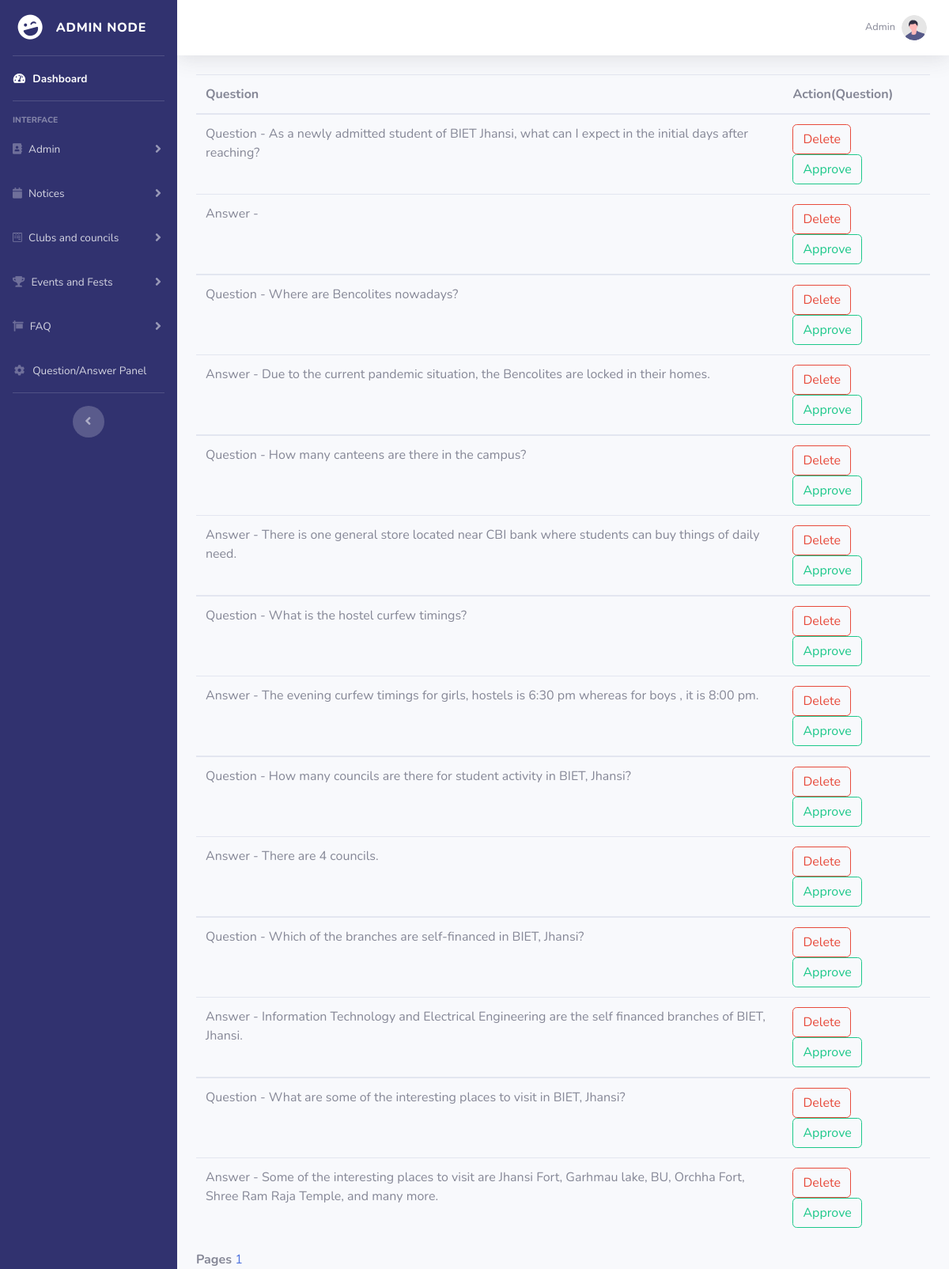
/ques_ans.php (signed in), run on the app's committed database.
### tables this page shows
CREATE TABLE `q_and_a` (
  `id` int(5) NOT NULL,
  `question` varchar(2000) NOT NULL,
  `ques_approved` tinyint(1) DEFAULT NULL,
  `ques_answered` tinyint(1) NOT NULL,
  `answer` varchar(10000) NOT NULL,
  `ans_approved` tinyint(1) DEFAULT NULL,
  `ans_by` varchar(100) NOT NULL
);

### ques_ans.php (the view, shortened to what this page needs)
<!DOCTYPE html>
<html lang="en" dir="ltr">
<head>
  <link href="vendor/fontawesome-free/css/all.min.css" rel="stylesheet" type="text/css">
  <link href="css/sb-admin-2.min.css" rel="stylesheet">
</head>
<body id="page-top">
  <div id="wrapper">
    <?php
    include 'include/sidebar.php'
    ?>
    <div id="content-wrapper" class="d-flex flex-column">
      <div id="content">
        <?php
        include 'include/topbar.php'
        ?>
        <div class="container-fluid">
          <?php
          $con = mysqli_connect("localhost", "root", "");
          mysqli_select_db($con, "campus_cauldron");
          if (isset($_GET["page"])) {
            $page = $_GET["page"];
          } else {
            $page = 1;
          };
          $start_from = ($page - 1) * 20;
          $sql = "select * from q_and_a  ORDER BY id DESC LIMIT $start_from, 20";
          $rs_result = mysqli_query($con, $sql);
          ?>
          <table class="table">
            <thead>
              <tr>
                <th width="80">Question</th>
                <th width="20%">Action(Question)</th>
              </tr>
            </thead>
            <?php
            while ($row = mysqli_fetch_assoc($rs_result)) {
            ?>
              <tbody>
                <tr>
                  <td> <?php
                        echo "Question " . "- " . " ";
                        echo $row["question"]; ?> </td>
                  <td><a class="btn btn-outline-danger" href='ques_delete.php?key1=<?php echo $row["id"]; ?>'>Delete</a>
                    <a class="btn btn-outline-success" href='ques_approve.php?key1=<?php echo $row["id"]; ?>'>Approve</a>
                  </td>
                </tr>
                <tr>
                  <td><?php
                      echo "Answer " . "- " . " ";
                      echo $row["answer"]; ?></td>
                  <td><a class="btn btn-outline-danger" href='ans_delete.php?key1=<?php echo $row["id"]; ?>'>Delete</a>
                    <a class="btn btn-outline-success" href='ans_approve.php?key1=<?php echo $row["id"]; ?>'>Approve</a>
                  </td>
                </tr>
              </tbody>
            <?php
            };
            ?>
          </table>
          <strong>Pages </strong>
          <?php
          $sql = "SELECT COUNT(question) FROM q_and_a";
          $rs_result = mysqli_query($con, $sql);
          $row = mysqli_fetch_row($rs_result);
          $total_records = $row[0];
          $total_pages = ceil($total_records / 20);
          for ($i = 1; $i <= $total_pages; $i++) {
            echo "<a href='viewuser.php?page=" . $i . "' class='navigation_item selected_navigation_item'>" . $i . "</a> ";
          };
          ?>
        </div>
</body>
</html>

### data on the page
q_and_a: question "As a newly admitted student of BIET Jhansi, what can I expect in the initial days after reaching?"
q_and_a: question "Where are Bencolites nowadays?", answer "Due to the current pandemic situation, the Bencolites are locked in their homes."
q_and_a: question "How many canteens are there in the campus?", answer "There is one general store located near CBI bank where students can buy things of daily need."
q_and_a: question "What is the hostel curfew timings?", answer "The evening curfew timings for girls, hostels is 6:30 pm whereas for boys , it is 8:00 pm."
q_and_a: question "How many councils are there for student activity in BIET, Jhansi?", answer "There are 4 councils."
q_and_a: question "Which of the branches are self-financed in BIET, Jhansi?", answer "Information Technology and Electrical Engineering are the self financed branches of BIET, Jhansi."
q_and_a: question "What are some of the interesting places to visit in BIET, Jhansi?", answer "Some of the interesting places to visit are Jhansi Fort, Garhmau lake, BU, Orchha Fort, Shree Ram Raja Temple, and many more."

### other printed values
$_SESSION['username'] "Admin"
